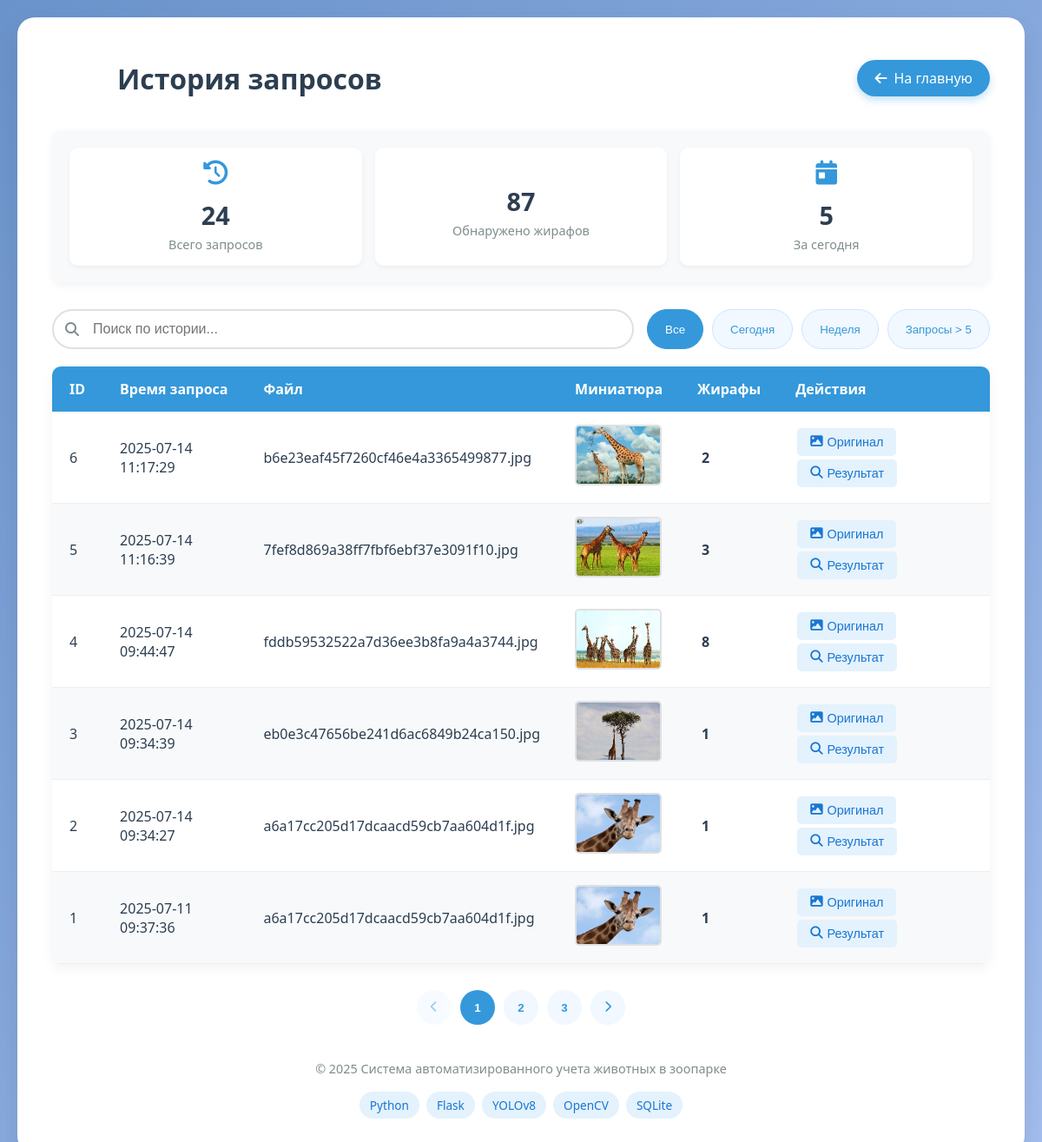
Before: /history with the older database file.
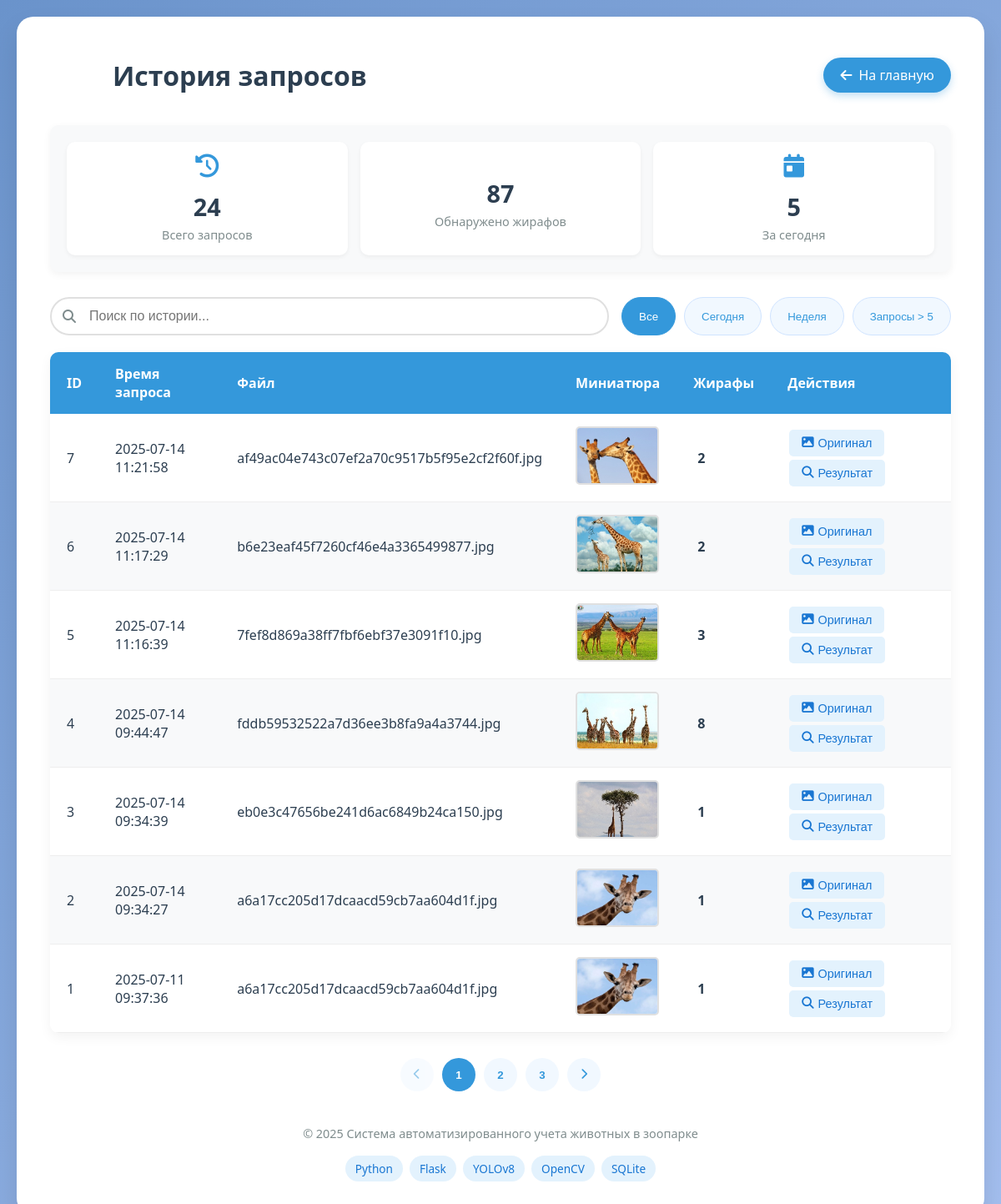
After: the same page with the newer database file.
### tables this page shows
CREATE TABLE requests (
        id INTEGER PRIMARY KEY AUTOINCREMENT,
        timestamp TEXT NOT NULL,
        filename TEXT,
        original_img TEXT,
        thumbnail TEXT,
        result_img TEXT,
        giraffe_count INTEGER
    );

### app.py (the view)
@app.route('/history')
def show_history():
    try:
        conn = sqlite3.connect('history.db')
        c = conn.cursor()
        c.execute("SELECT * FROM requests ORDER BY timestamp DESC")
        history = c.fetchall()
        conn.close()
        formatted_history = []
        for row in history:
            formatted_history.append({
                'id': row[0],
                'timestamp': row[1],
                'filename': row[2],
                'original_img': row[3],
                'thumbnail': row[4],
                'result_img': row[5],
                'count': row[6]
            })
        return render_template('history.html', history=formatted_history)
    except Exception as e:
        return f"Database error: {str(e)}", 500

### templates/history.html (shortened to what this page needs)
<!DOCTYPE html>
<html lang="ru">
<head>
    <link rel="stylesheet" href="https://cdnjs.cloudflare.com/ajax/libs/font-awesome/6.4.0/css/all.min.css">
</head>
<body>
    <div class="container">
        <div class="header">
            <div class="logo-container">
                <div class="logo"></div>
                <h1>История запросов</h1>
            </div>
            <a href="/" class="back-btn">
                <i class="fas fa-arrow-left"></i> На главную
            </a>
        </div>
        <div class="history-stats">
            <div class="stat-card">
                <i class="fas fa-history"></i>
                <div class="stat-value">24</div>
                <div class="stat-label">Всего запросов</div>
            </div>
            <div class="stat-card">
                <div class="stat-value">87</div>
                <div class="stat-label">Обнаружено жирафов</div>
            </div>
            <div class="stat-card">
                <i class="fas fa-calendar-day"></i>
                <div class="stat-value">5</div>
                <div class="stat-label">За сегодня</div>
            </div>
        </div>
        <div class="history-controls">
            <div class="search-box">
                <i class="fas fa-search"></i>
                <input type="text" placeholder="Поиск по истории...">
            </div>
            <div class="filter-buttons">
                <button class="filter-btn active">Все</button>
                <button class="filter-btn">Сегодня</button>
                <button class="filter-btn">Неделя</button>
                <button class="filter-btn">Запросы > 5</button>
            </div>
        </div>
        {% if history %}
            <table class="history-table">
                <thead>
                    <tr>
                        <th>ID</th>
                        <th>Время запроса</th>
                        <th>Файл</th>
                        <th>Миниатюра</th>
                        <th>Жирафы</th>
                        <th>Действия</th>
                    </tr>
                </thead>
                <tbody>
                    {% for item in history %}
                    <tr>
                        <td>{{ item.id }}</td>
                        <td>{{ item.timestamp }}</td>
                        <td>{{ item.filename }}</td>
                        <td>
                            {% if item.thumbnail %}
                                <img class="thumbnail"
                                    src="{{ url_for('static', filename='results/' + item.thumbnail) }}"
                                    alt="Миниатюра"
                                    data-original="{{ url_for('static', filename='results/' + item.original_img) }}"
                                    data-result="{{ url_for('static', filename='results/' + item.result_img) }}"
                                    data-filename="{{ item.filename }}"
                                    onclick="openModal(this, 'thumbnail')">
                            {% else %}
                                <div style="color: #7f8c8d;">Нет изображения</div>
                            {% endif %}
                        </td>
                        <td>
                            <div style="display: flex; align-items: center; gap: 5px;">
                                <strong>{{ item.count }}</strong>
                            </div>
                        </td>
                        <td>
                            <button class="action-btn"
                                onclick="openModal(this.parentElement.parentElement.querySelector('img.thumbnail'), 'original')">
                                <i class="fas fa-image"></i> Оригинал
                            </button>
                            <button class="action-btn"
                                onclick="openModal(this.parentElement.parentElement.querySelector('img.thumbnail'), 'result')">
                                <i class="fas fa-search"></i> Результат
                            </button>
                        </td>
                    </tr>
                    {% endfor %}
                </tbody>
            </table>
            <div class="pagination">
                <button class="page-btn" disabled>
                    <i class="fas fa-chevron-left"></i>
                </button>
                <button class="page-btn active">1</button>
                <button class="page-btn">2</button>
                <button class="page-btn">3</button>
                <button class="page-btn">
                    <i class="fas fa-chevron-right"></i>
                </button>
            </div>
        {% endif %}
        <footer>
            <div class="footer-content">
                <div class="copyright">
                    &copy; 2025 Система автоматизированного учета животных в зоопарке
                </div>
                <div class="tech-stack">
                    <span class="tech-badge">Python</span>
                    <span class="tech-badge">Flask</span>
                    <span class="tech-badge">YOLOv8</span>
                    <span class="tech-badge">OpenCV</span>
                    <span class="tech-badge">SQLite</span>
                </div>
            </div>
        </footer>
    </div>
</body>
</html>

### templates/history.html (style rules this page uses)
* { margin: 0; padding: 0; box-sizing: border-box; }
body { font-family: 'Segoe UI', Tahoma, Geneva, Verdana, sans-serif; background: linear-gradient(135deg, #6a93cb 0%, #a4bfef 100%); min-height: 100vh; padding: 20px; color: #2c3e50; }
.container { background: white; border-radius: 20px; box-shadow: 0 15px 30px rgba(0, 0, 0, 0.1); width: 100%; max-width: 1200px; margin: 0 auto; padding: 40px; position: relative; }
.header { display: flex; justify-content: space-between; align-items: center; margin-bottom: 30px; flex-wrap: wrap; }
.logo-container { display: flex; align-items: center; gap: 15px; }
.logo { width: 60px; height: 60px; background: url('https://cdn-icons-png.flaticon.com/512/1998/1998659.png') no-repeat center center; background-size: contain; }
h1 { font-size: 2rem; color: #2c3e50; }
.back-btn { display: inline-flex; align-items: center; padding: 10px 20px; background: #3498db; color: white; text-decoration: none; border-radius: 50px; transition: all 0.3s; box-shadow: 0 4px 10px rgba(52, 152, 219, 0.3); }
.back-btn i { margin-right: 8px; }
.history-stats { background: #f8f9fa; border-radius: 10px; padding: 20px; margin-bottom: 30px; display: flex; justify-content: space-between; flex-wrap: wrap; gap: 15px; box-shadow: 0 3px 10px rgba(0,0,0,0.05); }
.stat-card { flex: 1; min-width: 200px; text-align: center; padding: 15px; border-radius: 10px; background: white; box-shadow: 0 2px 5px rgba(0,0,0,0.05); }
.stat-card i { font-size: 28px; color: #3498db; margin-bottom: 10px; }
.stat-value { font-size: 1.8rem; font-weight: bold; color: #2c3e50; margin: 5px 0; }
.stat-label { color: #7f8c8d; font-size: 0.9rem; }
.history-controls { display: flex; justify-content: space-between; margin-bottom: 20px; flex-wrap: wrap; gap: 15px; }
.search-box { flex: 1; min-width: 250px; position: relative; }
.search-box input { width: 100%; padding: 12px 15px 12px 45px; border: 2px solid #e0e0e0; border-radius: 50px; font-size: 1rem; transition: all 0.3s; }
.search-box i { position: absolute; left: 15px; top: 50%; transform: translateY(-50%); color: #7f8c8d; }
.filter-buttons { display: flex; gap: 10px; flex-wrap: wrap; }
.filter-btn { padding: 10px 20px; background: #f1f8ff; color: #3498db; border: 1px solid #d0e4ff; border-radius: 50px; cursor: pointer; transition: all 0.3s; }
.filter-btn.active, .filter-btn:hover { background: #3498db; color: white; border-color: #3498db; }
.history-table { width: 100%; border-collapse: collapse; margin-bottom: 30px; box-shadow: 0 5px 15px rgba(0,0,0,0.05); border-radius: 10px; overflow: hidden; }
.history-table th { background: #3498db; color: white; text-align: left; padding: 15px 20px; font-weight: 600; }
.history-table td { padding: 15px 20px; border-bottom: 1px solid #eee; }
.history-table tr:nth-child(even) { background: #f8f9fa; }
.thumbnail { width: 100px; height: 70px; object-fit: cover; border-radius: 5px; cursor: pointer; transition: transform 0.3s; border: 2px solid #e0e0e0; }
.action-btn { padding: 8px 15px; background: #e3f2fd; color: #1976d2; border: none; border-radius: 5px; cursor: pointer; transition: all 0.3s; font-size: 0.9rem; display: inline-flex; align-items: center; gap: 5px; margin: 2px; }
.action-btn i { font-size: 0.9rem; }
.pagination { display: flex; justify-content: center; gap: 10px; margin-top: 20px; }
.page-btn { width: 40px; height: 40px; display: flex; align-items: center; justify-content: center; border-radius: 50%; background: #f1f8ff; color: #3498db; border: none; cursor: pointer; transition: all 0.3s; font-weight: bold; }
.page-btn.active, .page-btn:hover { background: #3498db; color: white; }
.page-btn:disabled { opacity: 0.5; cursor: not-allowed; }
footer { margin-top: 40px; color: #7f8c8d; font-size: 0.9rem; width: 100%; text-align: center; }
.footer-content { display: flex; flex-direction: column; align-items: center; gap: 15px; }
.copyright { line-height: 1.5; }
.tech-stack { display: flex; flex-wrap: wrap; justify-content: center; gap: 8px; max-width: 600px; }
.tech-badge { background: #e3f2fd; color: #1976d2; padding: 6px 12px; border-radius: 20px; font-size: 0.85rem; font-weight: 500; transition: all 0.3s ease; white-space: nowrap; }

Changed rows visible on the page:
added requests: id "7", timestamp "2025-07-14 11:21:58", filename "af49ac04e743c07ef2a70c9517b5f95e2cf2f60f.jpg", thumbnail (picture), count "2"
